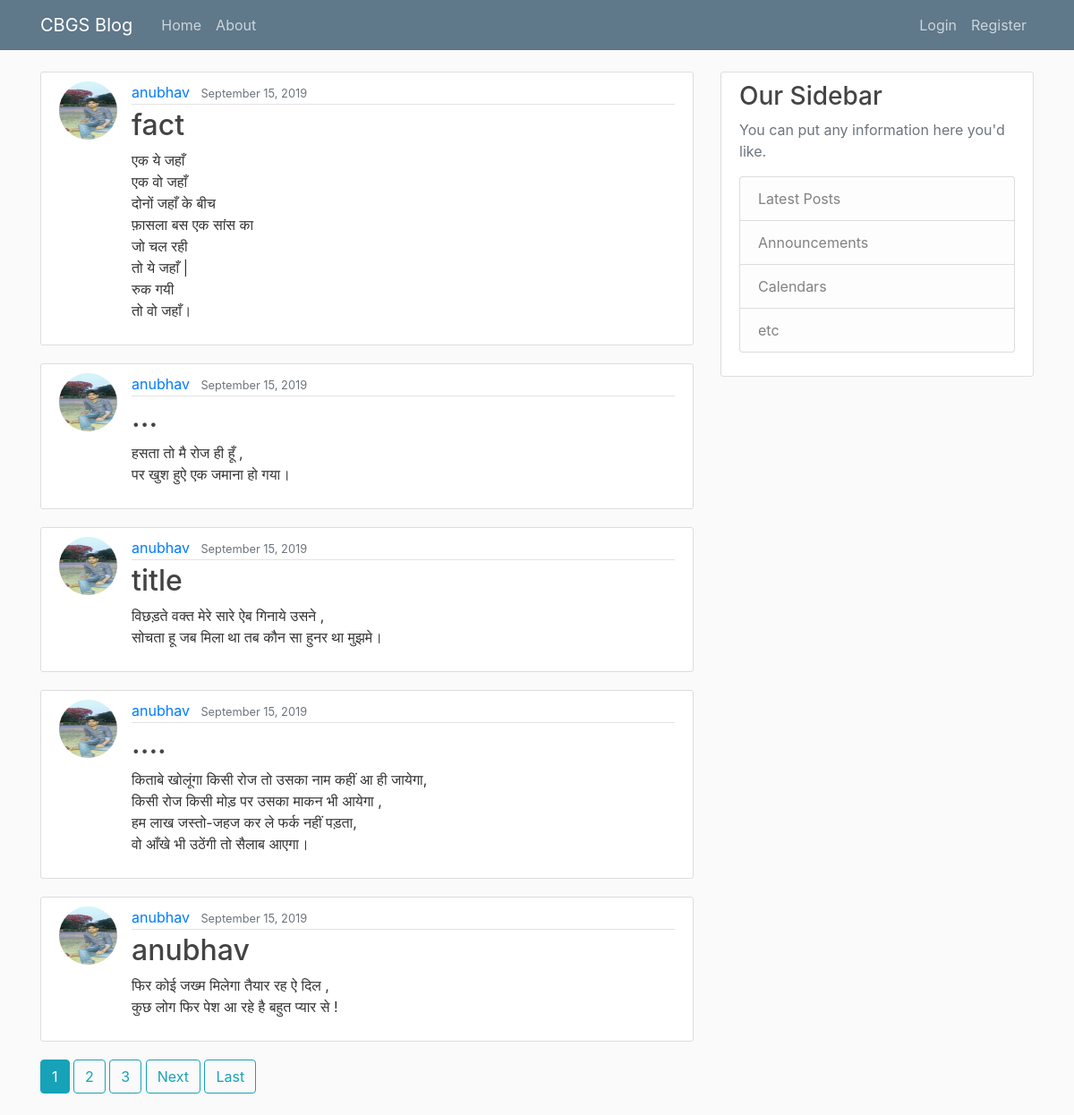
The page / on the database its author committed.
### blog/models.py (models this page shows, shortened)
class Post(models.Model):
	title = models.CharField(max_length=100)
	content = models.TextField()
	date_posted = models.DateTimeField(default=timezone.now)
	author = models.ForeignKey(User,on_delete=models.CASCADE)

### users/models.py (models this page shows, shortened)
class Profile(models.Model):
	user = models.OneToOneField(User,on_delete=models.CASCADE)
	image = models.ImageField(default='default.jpg', upload_to='profile_pics')

### blog/views.py (the view)
# urls.py: path('', PostListView.as_view(), name='blog-home'),
class PostListView(ListView):
	model = Post
	template_name = 'blog/home.html'  # <app>/<model>_<viewtype>.html
	context_object_name = 'posts'
	ordering = ['-date_posted']
	paginate_by = 5

### blog/templates/blog/home.html (shortened to what this page needs)
{% extends 'blog/base.html' %}
{% block content %}
	{% for post in posts %}
	  <article class="media content-section">
	{% if user.is_authenticated and post.author.username == user.username %}
		<a href="{% url 'profile' %}">
	   <img class="rounded-circle article-img"src="{{ post.author.profile.image.url }}">
		  </a>
	{% else %}
		<a href="{% url 'user-posts' post.author.username %}">
	   <img class="rounded-circle article-img"src="{{ post.author.profile.image.url }}">
		  </a>
	{% endif %}
		  <div class="media-body">
			<div class="article-metadata">
			  <a class="mr-2" href="{% url 'user-posts' post.author.username %}">{{ post.author }}</a>
			  <small class="text-muted">{{ post.date_posted|date:"F d, Y" }}</small>
			</div>
			<h2><a class="article-title" href="{% url 'post-detail' post.id %}">{{ post.title }}</a></h2>
			<p class="article-content">{{ post.content }}</p>
		  </div>
	</article>
	{% endfor %}
	{% if is_paginated %}
		{% for num in page_obj.paginator.page_range %}
			{% if page_obj.number == num %}
				<a class="btn btn-info mb-4" href="?page={{ num }}">{{num }}</a>
			{% elif num > page_obj.number|add:'-3' and num < page_obj.number|add:'3' %}
				<a class="btn btn-outline-info mb-4" href="?page={{ num }}">{{num }}</a>
			{% endif %}
		{% endfor %}
		{% if page_obj.has_next %}
			<a class="btn btn-outline-info mb-4" href="?page={{ page_obj.next_page_number }}">Next</a>
			<a class="btn btn-outline-info mb-4" href="?page={{ page_obj.paginator.num_pages }}">Last</a>
		{% endif %}
	{% endif %}
{% endblock content %}

### blog/templates/blog/base.html (shortened to what this page needs)
{% load static %}
<!DOCTYPE html>
<html>
<head>
    <link rel="stylesheet" href="https://stackpath.bootstrapcdn.com/bootstrap/4.3.1/css/bootstrap.min.css">
<link type="text/css" rel="stylesheet" href="{% static 'blog/main.css' %}">
</head>
<body>
<header class="site-header">
  <nav class="navbar navbar-expand-md navbar-dark bg-steel fixed-top">
    <div class="container">
      <a class="navbar-brand mr-4" href="{% url 'blog-home' %}">CBGS Blog</a>
      <div class="collapse navbar-collapse" id="navbarToggle">
        <div class="navbar-nav mr-auto">
          <a class="nav-item nav-link" href="{% url 'blog-home' %}">Home</a>
                  <a class="nav-item nav-link" href="{% url 'blog-about' %}">About</a>
        </div>
        <div class="navbar-nav">
        {% if user.is_authenticated %}
            <a class="nav-item nav-link" href="{% url 'post-create' %}">New Post</a>
            <a class="nav-item nav-link" href="{% url 'profile' %}">Profile</a>
        	<a class="nav-item nav-link" href="{% url 'logout' %}">Logout</a>
        {% else %}
          <a class="nav-item nav-link" href="{% url 'login' %}">Login</a>
          <a class="nav-item nav-link" href="{% url 'register' %}">Register</a>
        {% endif %}
        </div>
      </div>
    </div>
  </nav>
</header>
<main role="main" class="container">
  <div class="row">
    <div class="col-md-8">
      {% block content %}{% endblock %}
    </div>
    <div class="col-md-4">
      <div class="content-section">
        <h3>Our Sidebar</h3>
        <p class='text-muted'>You can put any information here you'd like.
          <ul class="list-group">
            <li class="list-group-item list-group-item-light">Latest Posts</li>
            <li class="list-group-item list-group-item-light">Announcements</li>
            <li class="list-group-item list-group-item-light">Calendars</li>
            <li class="list-group-item list-group-item-light">etc</li>
          </ul>
        </p>
      </div>
    </div>
  </div>
</main>
</body>
</html>

### blog/static/blog/main.css (style rules this page uses)
body { background: #fafafa; color: #333333; margin-top: 5rem; }
h1, h2, h3, h4, h5, h6 { color: #444444; }
ul { margin: 0; }
.bg-steel { background-color: #5f788a; }
.site-header .navbar-nav .nav-link { color: #cbd5db; }
.content-section { background: #ffffff; padding: 10px 20px; border: 1px solid #dddddd; border-radius: 3px; margin-bottom: 20px; }
.article-title { color: #444444; }
.article-content { white-space: pre-line; }
.article-img { height: 65px; width: 65px; margin-right: 16px; }
.article-metadata { padding-bottom: 1px; margin-bottom: 4px; border-bottom: 1px solid #e3e3e3 }

### rows shown on the page
Post: author.profile.image (picture), author "anubhav", date_posted "September 15, 2019", title "fact", content "एक ये जहाँ एक वो जहाँ दोनों जहाँ के बीच फ़ासला बस एक सांस का जो चल रही तो ये जहाँ | रुक गयी तो वो जहाँ।"
Post: author.profile.image (picture), author "anubhav", date_posted "September 15, 2019", title "...", content "हसता तो मै रोज ही हूँ , पर खुश हुऐ एक जमाना हो गया।"
Post: author.profile.image (picture), author "anubhav", date_posted "September 15, 2019", title "title", content "विछड़ते वक्त मेरे सारे ऐब गिनाये उसने , सोचता हू जब मिला था तब कौन सा हुनर था मुझमे।"
Post: author.profile.image (picture), author "anubhav", date_posted "September 15, 2019", title "....", content "किताबे खोलूंगा किसी रोज तो उसका नाम कहीं आ ही जायेगा, किसी रोज किसी मोड़ पर उसका माकन भी आयेगा , हम लाख जस्तो-जहज कर ले फर्क नहीं पड़ता, वो आँखे भी उठेंगी तो सैलाब आएगा।"
Post: author.profile.image (picture), author "anubhav", date_posted "September 15, 2019", title "anubhav", content "फिर कोई जख्म मिलेगा तैयार रह ऐ दिल , कुछ लोग फिर पेश आ रहे है बहुत प्यार से !"

### other values the page prints
{{ num }} "1"
{{ num }} "2" "3"
